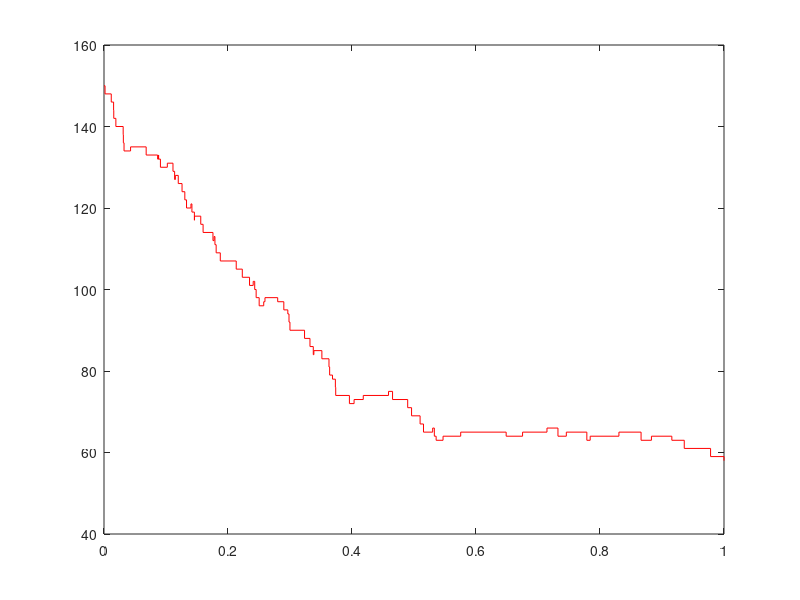

Recreate this plot in MATLAB. (Note: this script raises an error after producing the figure.)
clc;
clear

s=load('all-times.txt');

x=load('BSubtilis_Output.txt');

figure();clf
sp=2;

h=stairs(s(:,1),s(:,1+sp),'r'); hold on;

h.LineWidth = 2;

h=plot( x(:,1), x(:,1+sp), 'k.' );
h.MarkerSize = 10;